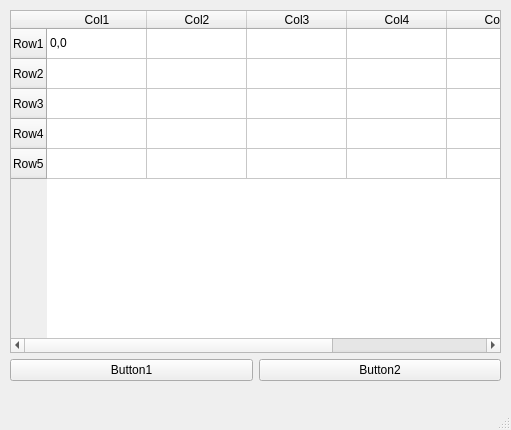
<?xml version="1.0" encoding="UTF-8"?>
<ui version="4.0">
 <class>MainWindow</class>
 <widget class="QMainWindow" name="MainWindow">
  <property name="geometry">
   <rect>
    <x>0</x>
    <y>0</y>
    <width>511</width>
    <height>430</height>
   </rect>
  </property>
  <property name="windowTitle">
   <string>MainWindow</string>
  </property>
  <widget class="QWidget" name="centralwidget">
   <widget class="QWidget" name="">
    <property name="geometry">
     <rect>
      <x>10</x>
      <y>10</y>
      <width>491</width>
      <height>371</height>
     </rect>
    </property>
    <layout class="QVBoxLayout" name="verticalLayout">
     <item>
      <widget class="QTableWidget" name="tableWidget">
       <property name="rowCount">
        <number>5</number>
       </property>
       <property name="columnCount">
        <number>6</number>
       </property>
       <row>
        <property name="text">
         <string>Row1</string>
        </property>
       </row>
       <row>
        <property name="text">
         <string>Row2</string>
        </property>
       </row>
       <row>
        <property name="text">
         <string>Row3</string>
        </property>
       </row>
       <row>
        <property name="text">
         <string>Row4</string>
        </property>
       </row>
       <row>
        <property name="text">
         <string>Row5</string>
        </property>
       </row>
       <column>
        <property name="text">
         <string>Col1</string>
        </property>
       </column>
       <column>
        <property name="text">
         <string>Col2</string>
        </property>
       </column>
       <column>
        <property name="text">
         <string>Col3</string>
        </property>
       </column>
       <column>
        <property name="text">
         <string>Col4</string>
        </property>
       </column>
       <column>
        <property name="text">
         <string>Col5</string>
        </property>
       </column>
       <column>
        <property name="text">
         <string>Col6</string>
        </property>
       </column>
       <item row="0" column="0">
        <property name="text">
         <string>0,0</string>
        </property>
       </item>
      </widget>
     </item>
     <item>
      <layout class="QHBoxLayout" name="horizontalLayout">
       <item>
        <widget class="QPushButton" name="pushButton_2">
         <property name="text">
          <string>Button1</string>
         </property>
        </widget>
       </item>
       <item>
        <widget class="QPushButton" name="pushButton">
         <property name="text">
          <string>Button2</string>
         </property>
        </widget>
       </item>
      </layout>
     </item>
    </layout>
   </widget>
  </widget>
  <widget class="QMenuBar" name="menubar">
   <property name="geometry">
    <rect>
     <x>0</x>
     <y>0</y>
     <width>511</width>
     <height>26</height>
    </rect>
   </property>
  </widget>
  <widget class="QStatusBar" name="statusbar"/>
 </widget>
 <resources/>
 <connections/>
</ui>
